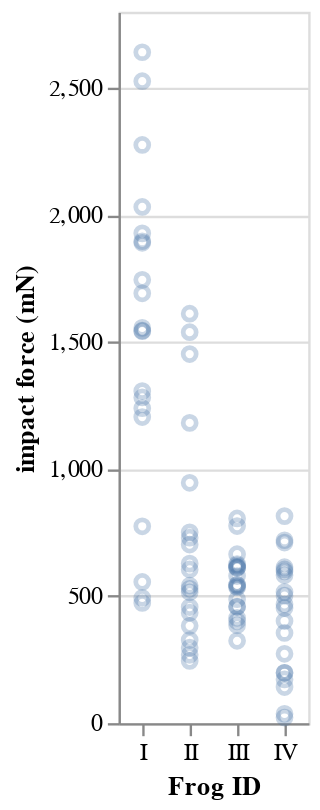

This figure's notebook cell:
### Markdown cell above
### Jitter plots

In the strip plot, we plotted all of our data. We can make a similar plot with points instead of ticks. We can control the **opacity** of the marks to help us visualize overlap. This time, we will have the categorical axis (frog ID) on the x-axis.

### Code cell
alt.Chart(df
    ).mark_point(
        opacity=0.3
    ).encode(
        x=alt.X('ID:N', title='Frog ID', axis=alt.Axis(labelAngle=0)),
        y='impact force (mN):Q'
    )
